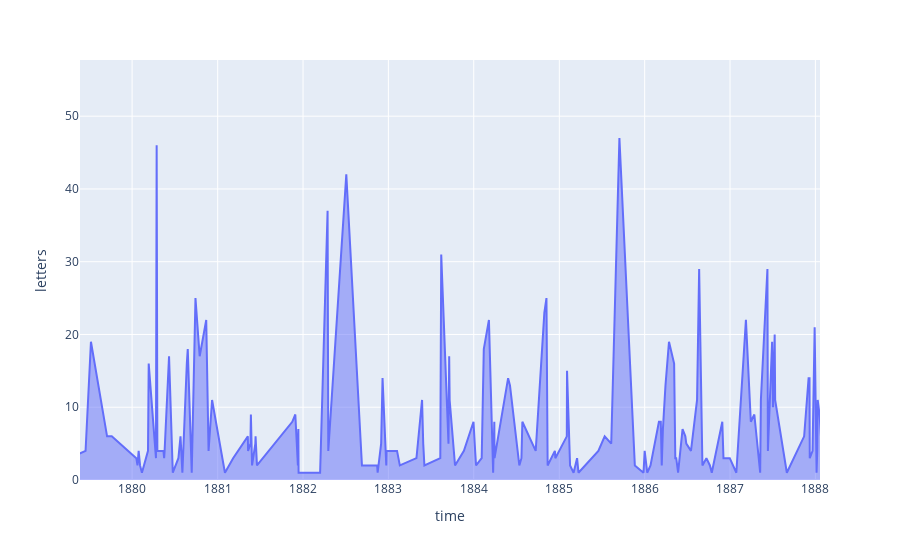

The notebook cell saved with this chart:
### Code cell
# Places an author mention in his letter when wrote from Germany
sparql_query = """
PREFIX rdfs: <http://www.w3.org/2000/01/rdf-schema#>
PREFIX crm: <http://www.cidoc-crm.org/cidoc-crm/>

SELECT (COUNT(?letter) AS ?letters) ?time WHERE {
  
  ?production crm:P7_took_place_at ?place ;
               crm:P108_has_produced ?letter ;
               crm:P4_has_time-span ?timespan .
  
  ?timespan crm:P81a_end_of_the_begin ?time .
  
  ?letter rdfs:comment ?comment ;
          crm:P67_refers_to ?reference .
  ?reference a ?class ;
          rdfs:label ?labelReference .
  
}
GROUP BY ?time

"""
sparql_service_url = "http://localhost:3030/BUR/sparql"
chart = vkg(sparql_query=sparql_query, sparql_service_url=sparql_service_url, chart="areachart")
chart.plot()

### Figure 1 — Plotly figure (JSON) as saved in the notebook; plotly's stock layout.template omitted (floating-point values rounded to 4 significant figures; data arrays with more than 128 entries replaced by an {"elided": "..."} marker saying what was removed)
{"data": [{"hovertemplate": "time=%{x}<br>letters=%{y}<extra></extra>", "legendgroup": "", "line": {"color": "#636efa"}, "mode": "lines", "name": "", "orientation": "v", "showlegend": false, "stackgroup": "1", "type": "scatter", "x": {"elided": "600 str values"}, "xaxis": "x", "y": {"elided": "600 int values"}, "yaxis": "y"}], "layout": {"autosize": true, "dragmode": "zoom", "legend": {"tracegroupgap": 0}, "margin": {"t": 60}, "xaxis": {"anchor": "y", "autorange": false, "domain": [0, 1], "range": ["1879-05-23 04:10:47.191", "1888-01-20 19:35:43.8202"], "title": {"text": "time"}, "type": "date"}, "yaxis": {"anchor": "x", "autorange": false, "domain": [0, 1], "range": [0, 57.72], "title": {"text": "letters"}, "type": "linear"}}}
